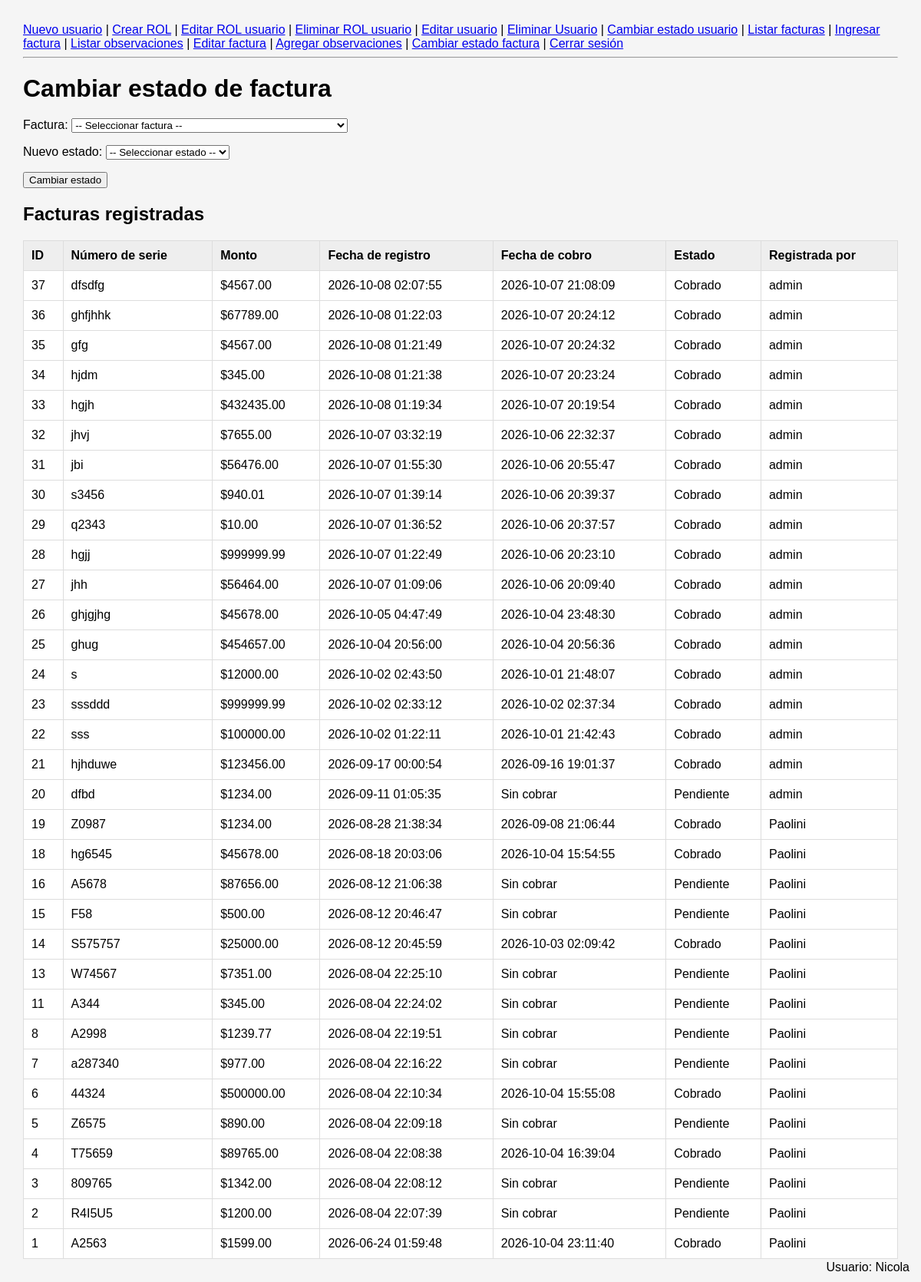
/Panaderia/cambiar_estado_factura.php (signed in), run on the app's committed database.
### tables this page shows
CREATE TABLE `usuario` (
  `id` smallint(5) UNSIGNED NOT NULL,
  `usuario` varchar(32) NOT NULL,
  `contrasenia` varchar(255) NOT NULL,
  `activo` tinyint(1) NOT NULL DEFAULT 1,
  `id_ROL` tinyint(3) UNSIGNED NOT NULL
);

CREATE TABLE `factura` (
  `id` int(10) UNSIGNED NOT NULL,
  `numero_serie` varchar(20) NOT NULL,
  `monto` decimal(8,2) NOT NULL,
  `fecha_registro` datetime NOT NULL,
  `fecha_cobro` datetime DEFAULT NULL,
  `estado` enum('Cobrado','Pendiente','Anulada') NOT NULL DEFAULT 'Pendiente',
  `id_usuario_registro` smallint(5) UNSIGNED NOT NULL,
  `id_usuario_asignado` smallint(5) UNSIGNED DEFAULT NULL
);

### Panaderia/cambiar_estado_factura.php (the view, shortened to what this page needs)
<?php
require_once "conexion.php";
require_once "menu.php";
try {
    $sql = "SELECT
                factura.id,
                factura.numero_serie,
                factura.monto,
                factura.fecha_registro,
                factura.fecha_cobro,
                factura.estado,
                usuario.usuario AS nombre_usuario
            FROM factura
            INNER JOIN usuario
                ON factura.id_usuario_registro = usuario.id
            ORDER BY factura.id DESC";
    $stmt = $conexion->query($sql);
    $facturas = $stmt->fetchAll(PDO::FETCH_ASSOC);
} catch (PDOException $e) {
    $facturas = [];
    $error = "Error al obtener las facturas: " . $e->getMessage();
}
?>
<!DOCTYPE html>
<html lang="es">
<head>
</head>
<body>
<h1>Cambiar estado de factura</h1>
 <link rel="stylesheet" href="estilo.css">
<form method="POST" action="cambiar_estado_factura.php">
    <p>
        <label for="id_factura">
            Factura:
        </label>
        <select
            name="id_factura"
            id="id_factura"
            required
        >
            <option value="">
                -- Seleccionar factura --
            </option>
        </select>
    </p>
    <p>
        <label for="estado">
            Nuevo estado:
        </label>
        <select
            name="estado"
            id="estado"
            required
        >
            <option value="">
                -- Seleccionar estado --
            </option>
        </select>
    </p>
    <p>
        <button type="submit">
            Cambiar estado
        </button>
    </p>
</form>
<h2>Facturas registradas</h2>
<table border="1">
    <thead>
        <tr>
            <th>ID</th>
            <th>Número de serie</th>
            <th>Monto</th>
            <th>Fecha de registro</th>
            <th>Fecha de cobro</th>
            <th>Estado</th>
            <th>Registrada por</th>
        </tr>
    </thead>
    <tbody>
        <?php if (count($facturas) > 0): ?>
            <?php foreach ($facturas as $factura): ?>
                <tr>
                    <td>
                        <?= htmlspecialchars($factura["id"]) ?>
                    </td>
                    <td>
                        <?= htmlspecialchars($factura["numero_serie"]) ?>
                    </td>
                    <td>
                        $<?= htmlspecialchars($factura["monto"]) ?>
                    </td>
                    <td>
                        <?= htmlspecialchars($factura["fecha_registro"]) ?>
                    </td>
                    <td>
                        <?php if ($factura["fecha_cobro"] !== null): ?>
                            <?= htmlspecialchars($factura["fecha_cobro"]) ?>
                        <?php else: ?>
                            Sin cobrar
                        <?php endif; ?>
                    </td>
                    <td>
                        <?= htmlspecialchars($factura["estado"]) ?>
                    </td>
                    <td>
                        <?= htmlspecialchars($factura["nombre_usuario"]) ?>
                    </td>
                </tr>
            <?php endforeach; ?>
        <?php endif; ?>
    </tbody>
</table>
</body>
</html>

### Panaderia/usuario_logueado.php
<?php
if (isset($_SESSION["id_usuario"])) {
    $sqlUsuario = "SELECT usuario
                   FROM usuario
                   WHERE id = ?";
    $stmtUsuario = $conexion->prepare($sqlUsuario);
    $stmtUsuario->execute([$_SESSION["id_usuario"]]);
    $usuarioLogueado = $stmtUsuario->fetch(PDO::FETCH_ASSOC);
    if ($usuarioLogueado) {
        ?>
        <div style="
            position: fixed;
            bottom: 10px;
            right: 15px;
        ">
            Usuario:
            <?= htmlspecialchars($usuarioLogueado["usuario"]) ?>
        </div>
        <?php
    }
}
?>

### Panaderia/estilo.css (style rules this page uses)
body { font-family: Arial, sans-serif; margin: 30px; background: #f5f5f5; }
h1 { margin-bottom: 20px; }
table { width: 100%; border-collapse: collapse; background: white; }
th, td { padding: 10px; border: 1px solid #ddd; text-align: left; }
th { background: #eee; }

### data on the page
usuario: usuario "Nicola"
factura: id "37", numero_serie "dfsdfg", monto "4567.00", fecha_registro "2026-10-08 02:07:55", fecha_cobro "2026-10-07 21:08:09", estado "Cobrado", id_usuario_registro.usuario "admin"
factura: id "36", numero_serie "ghfjhhk", monto "67789.00", fecha_registro "2026-10-08 01:22:03", fecha_cobro "2026-10-07 20:24:12", estado "Cobrado", id_usuario_registro.usuario "admin"
factura: id "35", numero_serie "gfg", monto "4567.00", fecha_registro "2026-10-08 01:21:49", fecha_cobro "2026-10-07 20:24:32", estado "Cobrado", id_usuario_registro.usuario "admin"
factura: id "34", numero_serie "hjdm", monto "345.00", fecha_registro "2026-10-08 01:21:38", fecha_cobro "2026-10-07 20:23:24", estado "Cobrado", id_usuario_registro.usuario "admin"
factura: id "33", numero_serie "hgjh", monto "432435.00", fecha_registro "2026-10-08 01:19:34", fecha_cobro "2026-10-07 20:19:54", estado "Cobrado", id_usuario_registro.usuario "admin"
factura: id "32", numero_serie "jhvj", monto "7655.00", fecha_registro "2026-10-07 03:32:19", fecha_cobro "2026-10-06 22:32:37", estado "Cobrado", id_usuario_registro.usuario "admin"
factura: id "31", numero_serie "jbi", monto "56476.00", fecha_registro "2026-10-07 01:55:30", fecha_cobro "2026-10-06 20:55:47", estado "Cobrado", id_usuario_registro.usuario "admin"
factura: id "30", numero_serie "s3456", monto "940.01", fecha_registro "2026-10-07 01:39:14", fecha_cobro "2026-10-06 20:39:37", estado "Cobrado", id_usuario_registro.usuario "admin"
factura: id "29", numero_serie "q2343", monto "10.00", fecha_registro "2026-10-07 01:36:52", fecha_cobro "2026-10-06 20:37:57", estado "Cobrado", id_usuario_registro.usuario "admin"
factura: id "28", numero_serie "hgjj", monto "999999.99", fecha_registro "2026-10-07 01:22:49", fecha_cobro "2026-10-06 20:23:10", estado "Cobrado", id_usuario_registro.usuario "admin"
factura: id "27", numero_serie "jhh", monto "56464.00", fecha_registro "2026-10-07 01:09:06", fecha_cobro "2026-10-06 20:09:40", estado "Cobrado", id_usuario_registro.usuario "admin"
factura: id "26", numero_serie "ghjgjhg", monto "45678.00", fecha_registro "2026-10-05 04:47:49", fecha_cobro "2026-10-04 23:48:30", estado "Cobrado", id_usuario_registro.usuario "admin"
factura: id "25", numero_serie "ghug", monto "454657.00", fecha_registro "2026-10-04 20:56:00", fecha_cobro "2026-10-04 20:56:36", estado "Cobrado", id_usuario_registro.usuario "admin"
factura: id "24", numero_serie "s", monto "12000.00", fecha_registro "2026-10-02 02:43:50", fecha_cobro "2026-10-01 21:48:07", estado "Cobrado", id_usuario_registro.usuario "admin"
factura: id "23", numero_serie "sssddd", monto "999999.99", fecha_registro "2026-10-02 02:33:12", fecha_cobro "2026-10-02 02:37:34", estado "Cobrado", id_usuario_registro.usuario "admin"
factura: id "22", numero_serie "sss", monto "100000.00", fecha_registro "2026-10-02 01:22:11", fecha_cobro "2026-10-01 21:42:43", estado "Cobrado", id_usuario_registro.usuario "admin"
factura: id "21", numero_serie "hjhduwe", monto "123456.00", fecha_registro "2026-09-17 00:00:54", fecha_cobro "2026-09-16 19:01:37", estado "Cobrado", id_usuario_registro.usuario "admin"
factura: id "20", numero_serie "dfbd", monto "1234.00", fecha_registro "2026-09-11 01:05:35", shows "Sin cobrar", estado "Pendiente", id_usuario_registro.usuario "admin"
factura: id "19", numero_serie "Z0987", monto "1234.00", fecha_registro "2026-08-28 21:38:34", fecha_cobro "2026-09-08 21:06:44", estado "Cobrado", id_usuario_registro.usuario "Paolini"
factura: id "18", numero_serie "hg6545", monto "45678.00", fecha_registro "2026-08-18 20:03:06", fecha_cobro "2026-10-04 15:54:55", estado "Cobrado", id_usuario_registro.usuario "Paolini"
factura: id "16", numero_serie "A5678", monto "87656.00", fecha_registro "2026-08-12 21:06:38", shows "Sin cobrar", estado "Pendiente", id_usuario_registro.usuario "Paolini"
factura: id "15", numero_serie "F58", monto "500.00", fecha_registro "2026-08-12 20:46:47", shows "Sin cobrar", estado "Pendiente", id_usuario_registro.usuario "Paolini"
factura: id "14", numero_serie "S575757", monto "25000.00", fecha_registro "2026-08-12 20:45:59", fecha_cobro "2026-10-03 02:09:42", estado "Cobrado", id_usuario_registro.usuario "Paolini"
factura: id "13", numero_serie "W74567", monto "7351.00", fecha_registro "2026-08-04 22:25:10", shows "Sin cobrar", estado "Pendiente", id_usuario_registro.usuario "Paolini"
factura: id "11", numero_serie "A344", monto "345.00", fecha_registro "2026-08-04 22:24:02", shows "Sin cobrar", estado "Pendiente", id_usuario_registro.usuario "Paolini"
factura: id "8", numero_serie "A2998", monto "1239.77", fecha_registro "2026-08-04 22:19:51", shows "Sin cobrar", estado "Pendiente", id_usuario_registro.usuario "Paolini"
factura: id "7", numero_serie "a287340", monto "977.00", fecha_registro "2026-08-04 22:16:22", shows "Sin cobrar", estado "Pendiente", id_usuario_registro.usuario "Paolini"
factura: id "6", numero_serie "44324", monto "500000.00", fecha_registro "2026-08-04 22:10:34", fecha_cobro "2026-10-04 15:55:08", estado "Cobrado", id_usuario_registro.usuario "Paolini"
factura: id "5", numero_serie "Z6575", monto "890.00", fecha_registro "2026-08-04 22:09:18", shows "Sin cobrar", estado "Pendiente", id_usuario_registro.usuario "Paolini"
factura: id "4", numero_serie "T75659", monto "89765.00", fecha_registro "2026-08-04 22:08:38", fecha_cobro "2026-10-04 16:39:04", estado "Cobrado", id_usuario_registro.usuario "Paolini"
factura: id "3", numero_serie "809765", monto "1342.00", fecha_registro "2026-08-04 22:08:12", shows "Sin cobrar", estado "Pendiente", id_usuario_registro.usuario "Paolini"
factura: id "2", numero_serie "R4I5U5", monto "1200.00", fecha_registro "2026-08-04 22:07:39", shows "Sin cobrar", estado "Pendiente", id_usuario_registro.usuario "Paolini"
factura: id "1", numero_serie "A2563", monto "1599.00", fecha_registro "2026-06-24 01:59:48", fecha_cobro "2026-10-04 23:11:40", estado "Cobrado", id_usuario_registro.usuario "Paolini"
